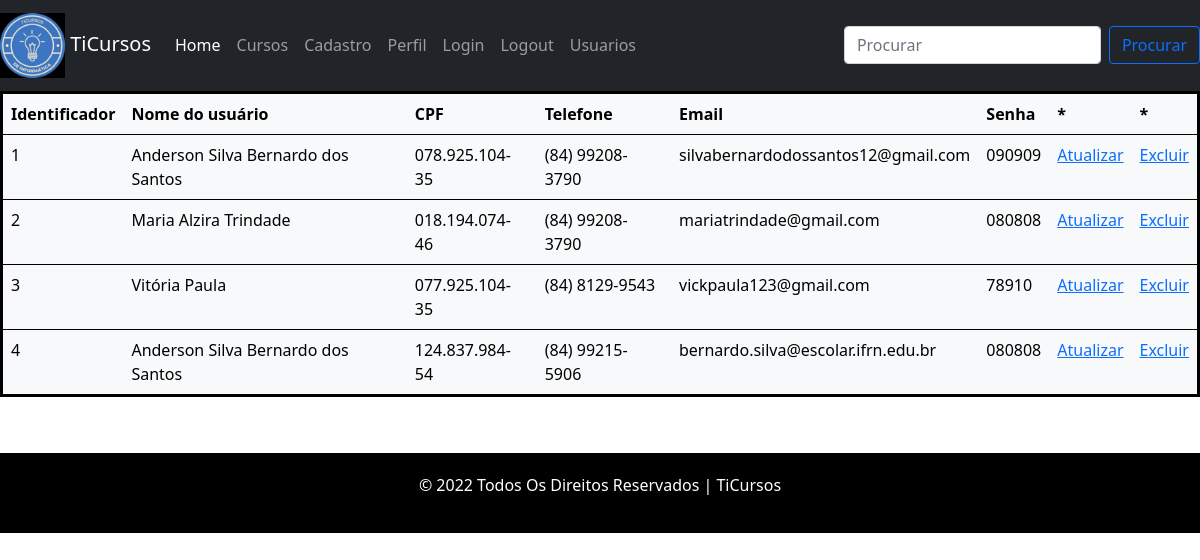
The page /visoes/consultar_usuarios.php (signed in) on the database its author committed.
### tables this page shows
CREATE TABLE `usuario` (
  `id_usuario` int(11) NOT NULL AUTO_INCREMENT,
  `nome_completo` varchar(100) NOT NULL,
  `cpf` varchar(15) NOT NULL,
  `telefone` varchar(25) DEFAULT NULL,
  `email` varchar(45) NOT NULL,
  `senha` varchar(50) NOT NULL,
  PRIMARY KEY (`id_usuario`)
);

### controles/controlar_usuarios.php (called while the page is built, shortened)
<?php
    function listarUsuarios(){
        $con = abrirConexao();
        $sql = "SELECT * FROM bdcursos.usuario;";
        $resultadoListagem = mysqli_query($con, $sql);
        return $resultadoListagem;
    }
?>

### visoes/consultar_usuarios.php (the view, shortened to what this page needs)
<?PHP
  if(isset($_SESSION["nome_completo"])) {
?>
<!DOCTYPE html>
<html>
  <head>
    <link href="https://cdn.jsdelivr.net/npm/bootstrap@5.0.0-beta3/dist/css/bootstrap.min.css" rel="stylesheet">
    <link rel="stylesheet" type="text/css" href="estilo01.css"/>
  </head>
<body>
<nav class="navbar navbar-expand-lg navbar-light navbar-dark bg-dark">
   <a class="navbar-brand" href="index.php"><img  id="logo" src="logo02.jpeg" alt="Imagem da logo"> TiCursos</a>
    <div class="collapse navbar-collapse" id="navbarSupportedContent">
    <ul class="navbar-nav me-auto mb-2 mb-lg-0">
        <li class="nav-item">
          <a class="nav-link active" aria-current="page" href="index.php">Home</a>
        </li>
        <li class="nav-item">
          <a class="nav-link" href="consultar_cursos.php">Cursos</a>
        </li>
        <li class="nav-item">
          <a class="nav-link" href="cadastro.php">Cadastro</a>
        </li>
        <li class="nav-item">
          <a class="nav-link" href="perfil.php">Perfil</a>
        </li>
        <li class="nav-item">
          <a class="nav-link" href="login.php">Login</a>
        </li>
        <li class="nav-item">
          <a class="nav-link" href="logout.php">Logout</a>
        </li>
        <li class="nav-item">
          <a class="nav-link" href="consultar_usuarios.php">Usuarios</a>
        </li>
      </ul>
      <form class="d-flex">
        <input class="form-control me-2" type="search" placeholder="Procurar" aria-label="Search">
        <button class="btn btn-outline-primary" type="submit">Procurar</button>
      </form>
    </div>
</nav>
    <table class="table table-light table-hover">
    <tr>
        <th scope="col">Identificador</th>
        <th scope="col">Nome do usuário</th>
        <th scope="col">CPF</th>
        <th scope="col">Telefone</th>
        <th scope="col">Email</th>
        <th scope="col">Senha</th>
        <th scope="col">*</th>
        <th scope="col">*</th>
      </tr>
        <?php
        include "../controles/controlar_usuarios.php";
        $resultadoListagem = listarUsuarios();
        while($registro = mysqli_fetch_array($resultadoListagem)){
            $id_usuario = $registro["id_usuario"];
            $nome = $registro["nome_completo"];
            $cpf = $registro["cpf"];
            $telefone = $registro["telefone"];
            $email = $registro["email"];
            $senha = $registro["senha"];
            echo "<tr>";
            echo "<td>".$id_usuario."</td>";
            echo "<td>" .$nome. "</td>";
            echo "<td>" .$cpf. "</td>";
            echo "<td>" .$telefone. "</td>";
            echo "<td>" .$email. "</td>";
            echo "<td>" .$senha. "</td>";
            echo "<td><a href='editar_usuario.php?id_usuario=".$registro["id_usuario"]."'>Atualizar</a></td>";
            echo "<td><a href='excluir_usuario.php?id_usuario=".$registro["id_usuario"]."'>Excluir</a></td>";
        }
        ?>
    </tr>
    </table>
    <footer>
  <div class="footer">
      <p>© 2022 Todos Os Direitos Reservados | TiCursos</p>
    </div>
  </footer>
</body>
</html>
<?PHP
  }else{
    header("location: login.php");
  }
?>

### visoes/estilo01.css (style rules this page uses)
.footer { float: left; padding: 20px; margin-top: 40px; position: relative; bottom: 0px; width:100%; text-align: center; background-color: black; color: white; }
#logo { width: 65px; }
.table { border: solid black; }

### rows shown on the page
usuario: id_usuario "1", nome_completo "Anderson Silva Bernardo dos Santos", cpf "078.925.104-35", telefone "(84) 99208-3790", email "silvabernardodossantos12@gmail.com", senha "090909"
usuario: id_usuario "2", nome_completo "Maria Alzira Trindade", cpf "018.194.074-46", telefone "(84) 99208-3790", email "mariatrindade@gmail.com", senha "080808"
usuario: id_usuario "3", nome_completo "Vitória Paula", cpf "077.925.104-35", telefone "(84) 8129-9543", email "vickpaula123@gmail.com", senha "78910"
usuario: id_usuario "4", nome_completo "Anderson Silva Bernardo dos Santos", cpf "124.837.984-54", telefone "(84) 99215-5906", email "bernardo.silva@escolar.ifrn.edu.br", senha "080808"
